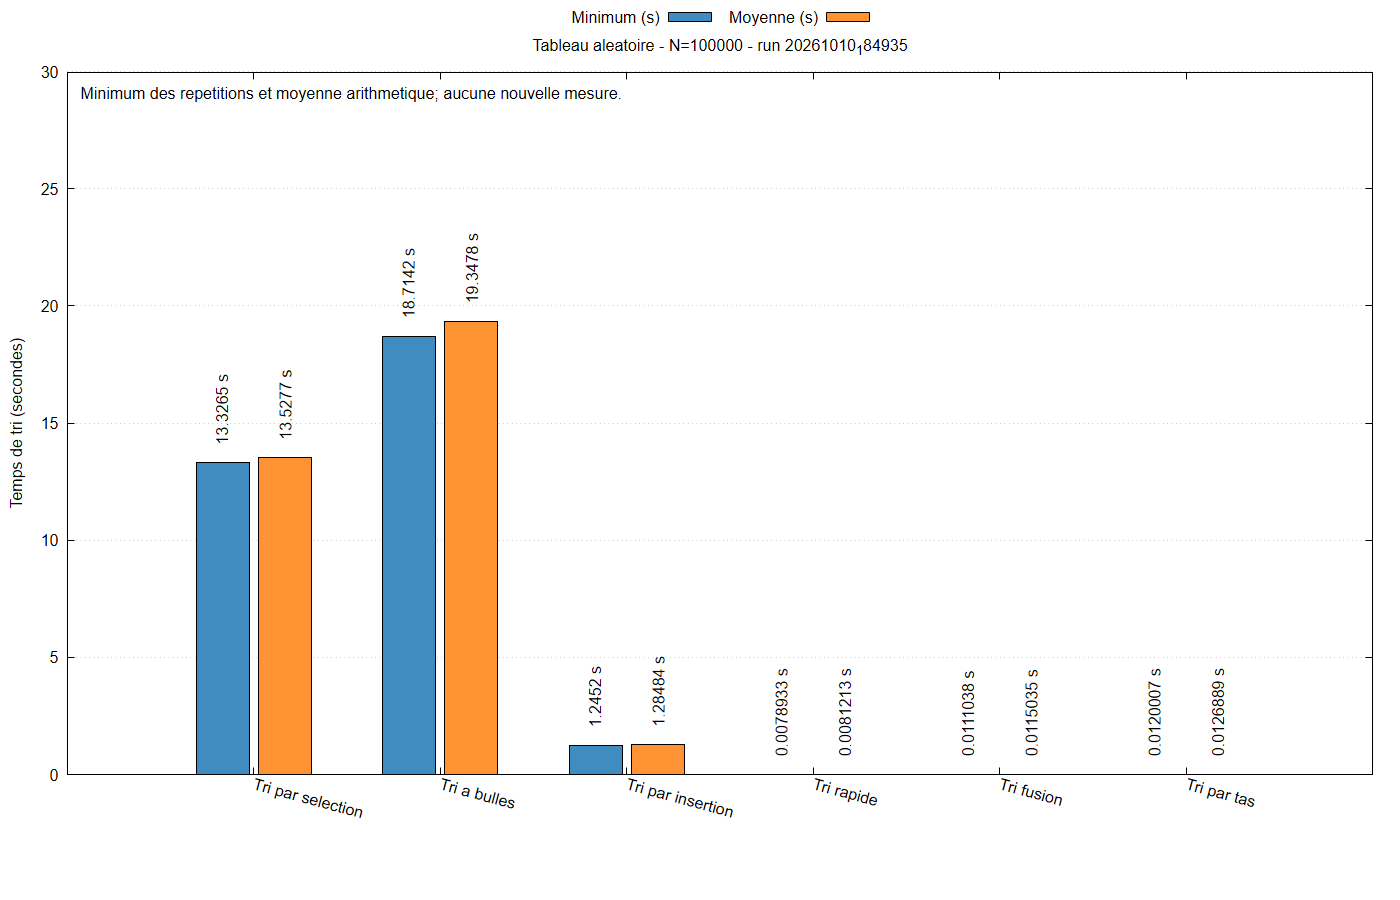

The gnuplot source for this figure:
set encoding utf8
set terminal pngcairo size 1400,900 font 'Arial,12'
set output 'graphiques/20261010_184935/histogrammes/aleatoire_100000.png'
set datafile separator ';'
set datafile missing 'non_mesure'
set title 'Tableau aleatoire - N=100000 - run 20261010_184935'
set ylabel 'Temps de tri (secondes)'
set style data histograms
set style histogram clustered gap 1
set style fill solid 0.85 border -1
set boxwidth 0.85
set grid ytics
set key outside top center horizontal
set xtics rotate by -15
set bmargin 7
set yrange [0:29.989065324]
set label 1 'Minimum des repetitions et moyenne arithmetique; aucune nouvelle mesure.' at graph 0.01,0.97 front
plot 'graphiques/20261010_184935/histogrammes/aleatoire_100000.dat' every ::1 using 2:xticlabels(1) title 'Minimum (s)' lc rgb '#1f77b4', '' every ::1 using 3 title 'Moyenne (s)' lc rgb '#ff7f0e', '' every ::1 using ($0-0.17):2:(sprintf('%.6g s',column(2))) with labels rotate by 90 left offset 0,1 notitle, '' every ::1 using ($0+0.17):3:(sprintf('%.6g s',column(3))) with labels rotate by 90 left offset 0,1 notitle
unset output
